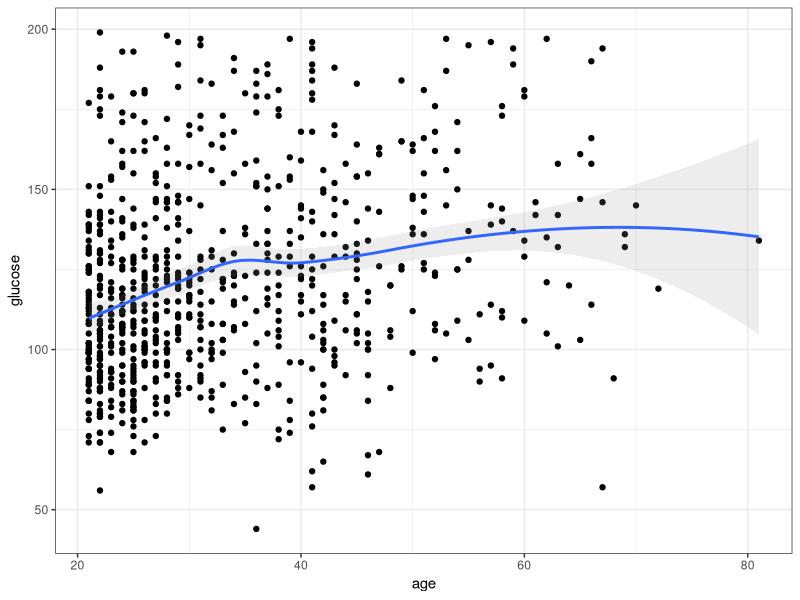
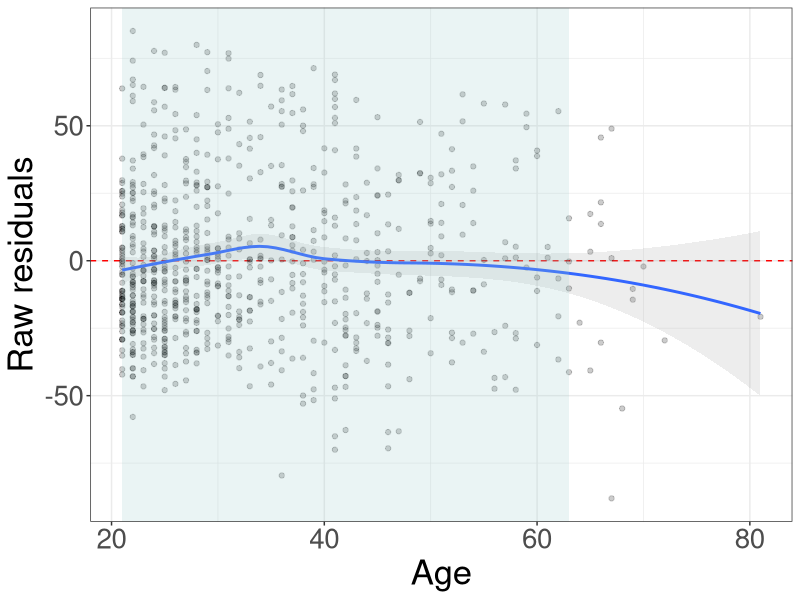
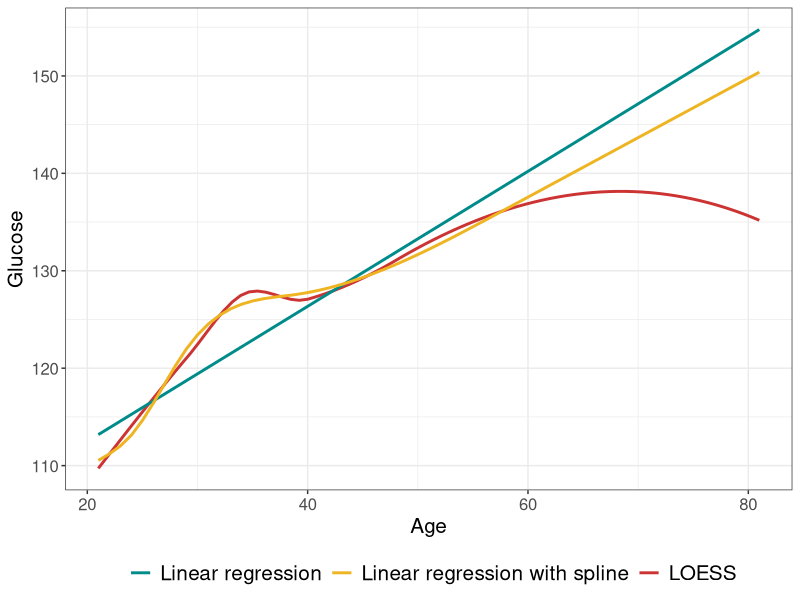

Reproduce these figures in R, in order. (Note: this script raises an error after producing the figures.)
## ---- chunk 1
#| message: false
#| warning: false

library(dplyr)
library(ggplot2)
library(broom)
library(mlbench)
library(rms)
library(emmeans)
library(ggeffects)

## ---- chunk 2
data("PimaIndiansDiabetes2", package = "mlbench")

PimaIndiansDiabetes2 <- PimaIndiansDiabetes2 %>%
  filter(!is.na(glucose))

str(PimaIndiansDiabetes2)
## ---- chunk 3
ggplot(PimaIndiansDiabetes2, aes(age, glucose)) +
  geom_point() +
  stat_smooth(method = "loess", formula = y ~ x, alpha = 0.17) +
  theme_bw()
## ---- chunk 4
lin_reg <- lm(glucose ~ age, data = PimaIndiansDiabetes2)

# Summarize the model
summary(lin_reg)
## ---- chunk 5
lin_reg.pred <- augment(lin_reg)
  
ggplot(lin_reg.pred, aes(x=age, y=.resid)) +
  geom_hline(yintercept=0, color = "red", linetype = "dashed") +
  geom_point(alpha = 0.2) +
  stat_smooth(method = "loess", formula = y ~ x, alpha = 0.17) + 
  theme_bw()+
  theme(legend.text = element_text(size = 25),
        text = element_text(size=25)) +
  labs(x = "Age",
       y = "Raw residuals") + 
  annotate("rect", 
           xmin = quantile(lin_reg.pred$age,0.025),
           xmax = quantile(lin_reg.pred$age,0.975),
           ymin = -Inf, ymax = Inf, alpha = 0.2, fill = "#99CCCC")
## ---- chunk 6
lin_reg_spl <- lm(glucose ~ rcs(age), data = PimaIndiansDiabetes2)

anova(lin_reg, lin_reg_spl, test = "LRT")
## ---- chunk 7
AIC(lin_reg, lin_reg_spl)
## ---- chunk 8
anova(lin_reg_spl)
## ---- chunk 9
summary(lin_reg_spl)
## ---- chunk 10
lin_reg_spl.pred <- predict(lin_reg_spl, type = "response", interval = "confidence")

ggplot(lin_reg.pred, aes(x = age)) +
  stat_smooth(aes(y = glucose, color = "LOESS"), method = "loess", formula = y ~ x, se = FALSE,) + 
  geom_line(aes(y = .fitted, color = "Linear regression"), linewidth = 1) +
  geom_line(aes(y = lin_reg_spl.pred[,c("fit")], color = "Linear regression with spline"), linewidth = 1) +
  scale_color_manual(values=c("LOESS" = "#CC3333", 
                              "Linear regression" = "cyan4", 
                              "Linear regression with spline" = "goldenrod2")) +
  labs(x = "Age", y = "Glucose", color = "") +
  theme_bw() +
  theme(legend.title = element_text(size = 15, face = 'bold'),
        legend.text = element_text(size = 15),
        text = element_text(size=15),legend.position="bottom")
## ---- chunk 11
#### Visualization

ggemmeans(lin_reg, terms = "age") %>%
  plot(add.data = F)

ggemmeans(lin_reg_spl, terms = "age") %>%
  plot(add.data = F)
## ---- chunk 12
age_range <- with(PimaIndiansDiabetes2, min(age):max(age))
ref <- 30

lin_reg.emm <- emmeans(lin_reg, ~ age, at = list(age = age_range), type = "response")

lin_reg.ctrs <- emmeans::contrast(lin_reg.emm, "trt.vs.ctrl", ref = paste0("age", ref), 
                                  infer = T,  adjust = "none")

lin_reg.ctrs %>%
  as.data.frame() %>%
  bind_cols("age" = age_range[age_range != ref]) %>% 
  ggplot(., aes(x=age, y=estimate)) +
  geom_line() +
  geom_ribbon(aes(ymin=lower.CL, ymax=upper.CL), alpha=0.15, linetype=0) +
  geom_hline(yintercept=0, color = "red") +
  labs(x = "age", y = "Glucose (Difference)") +
  theme_bw() +
  theme(legend.title = element_text(size = 15, face = 'bold'),
        legend.text = element_text(size = 15),
        text = element_text(size=15),legend.position="bottom")
## ---- chunk 13
lin_reg_spl.emm <- emmeans(lin_reg_spl, ~ age, at = list(age = age_range), type = "response")

lin_reg_spl.ctrs <- emmeans::contrast(lin_reg_spl.emm, "trt.vs.ctrl", ref = paste0("age", ref), 
                                      infer = T,  adjust = "none")
  
lin_reg_spl.ctrs %>%
  as.data.frame() %>%
  bind_cols("age" = age_range[age_range != ref]) %>% 
  ggplot(., aes(x=age, y=estimate)) +
  geom_line() +
  geom_ribbon(aes(ymin=lower.CL, ymax=upper.CL), alpha=0.15, linetype=0) +
  geom_hline(yintercept=0, color = "red") +
  labs(x = "age", y = "Glucose (Difference)") +
  theme_bw() +
  theme(legend.title = element_text(size = 15, face = 'bold'),
        legend.text = element_text(size = 15),
        text = element_text(size=15),legend.position="bottom")
